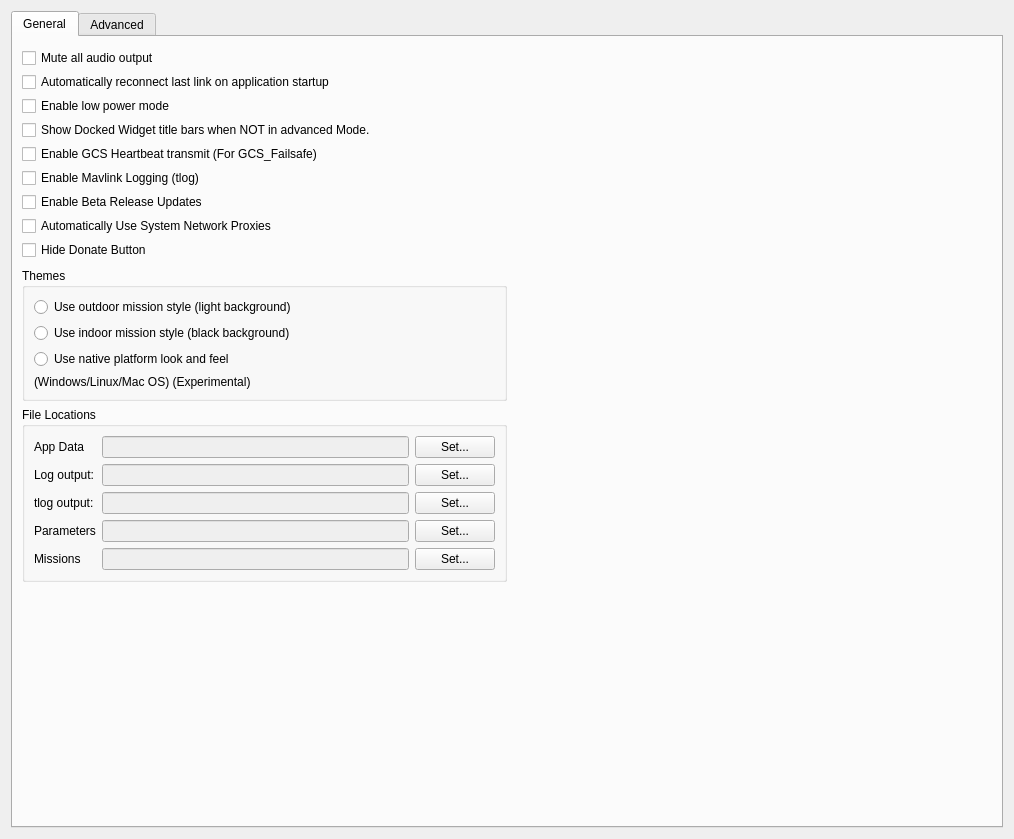
<?xml version="1.0" encoding="UTF-8"?>
<ui version="4.0">
 <class>QGCSettingsWidget</class>
 <widget class="QWidget" name="QGCSettingsWidget">
  <property name="geometry">
   <rect>
    <x>0</x>
    <y>0</y>
    <width>1014</width>
    <height>839</height>
   </rect>
  </property>
  <property name="windowTitle">
   <string>Dialog</string>
  </property>
  <layout class="QVBoxLayout" name="verticalLayout">
   <item>
    <widget class="QTabWidget" name="tabWidget">
     <property name="currentIndex">
      <number>0</number>
     </property>
     <widget class="QWidget" name="general">
      <attribute name="title">
       <string>General</string>
      </attribute>
      <attribute name="toolTip">
       <string>General Settings</string>
      </attribute>
      <layout class="QGridLayout" name="gridLayout_3">
       <item row="0" column="2">
        <spacer name="horizontalSpacer">
         <property name="orientation">
          <enum>Qt::Horizontal</enum>
         </property>
         <property name="sizeHint" stdset="0">
          <size>
           <width>40</width>
           <height>20</height>
          </size>
         </property>
        </spacer>
       </item>
       <item row="1" column="0">
        <widget class="QGroupBox" name="groupBox_2">
         <property name="title">
          <string>Themes</string>
         </property>
         <layout class="QVBoxLayout" name="verticalLayout_3">
          <item>
           <widget class="QRadioButton" name="outdoorStyle">
            <property name="text">
             <string>Use outdoor mission style (light background)</string>
            </property>
           </widget>
          </item>
          <item>
           <widget class="QRadioButton" name="indoorStyle">
            <property name="text">
             <string>Use indoor mission style (black background)</string>
            </property>
           </widget>
          </item>
          <item>
           <widget class="QRadioButton" name="nativeStyle">
            <property name="text">
             <string>Use native platform look and feel</string>
            </property>
            <property name="autoExclusive">
             <bool>true</bool>
            </property>
           </widget>
          </item>
          <item>
           <widget class="QLabel" name="label_5">
            <property name="text">
             <string>(Windows/Linux/Mac OS) (Experimental)</string>
            </property>
           </widget>
          </item>
         </layout>
        </widget>
       </item>
       <item row="2" column="0" rowspan="2">
        <widget class="QGroupBox" name="groupBox">
         <property name="title">
          <string>File Locations</string>
         </property>
         <layout class="QGridLayout" name="gridLayout">
          <item row="1" column="0">
           <widget class="QLabel" name="label">
            <property name="text">
             <string>Log output:</string>
            </property>
           </widget>
          </item>
          <item row="2" column="0">
           <widget class="QLabel" name="label_2">
            <property name="text">
             <string>tlog output:</string>
            </property>
           </widget>
          </item>
          <item row="0" column="0">
           <widget class="QLabel" name="label_3">
            <property name="text">
             <string>App Data</string>
            </property>
           </widget>
          </item>
          <item row="4" column="0">
           <widget class="QLabel" name="label_13">
            <property name="text">
             <string>Missions</string>
            </property>
           </widget>
          </item>
          <item row="0" column="1">
           <widget class="QLineEdit" name="appDataDirEdit">
            <property name="enabled">
             <bool>false</bool>
            </property>
           </widget>
          </item>
          <item row="1" column="1">
           <widget class="QLineEdit" name="logDirEdit">
            <property name="enabled">
             <bool>false</bool>
            </property>
           </widget>
          </item>
          <item row="3" column="2">
           <widget class="QPushButton" name="paramDirSetButton">
            <property name="text">
             <string>Set...</string>
            </property>
           </widget>
          </item>
          <item row="2" column="1">
           <widget class="QLineEdit" name="mavlinkLogDirEdit">
            <property name="enabled">
             <bool>false</bool>
            </property>
           </widget>
          </item>
          <item row="2" column="2">
           <widget class="QPushButton" name="mavlinkDirSetButton">
            <property name="text">
             <string>Set...</string>
            </property>
           </widget>
          </item>
          <item row="4" column="1">
           <widget class="QLineEdit" name="missionsDirEdit">
            <property name="enabled">
             <bool>false</bool>
            </property>
           </widget>
          </item>
          <item row="3" column="0">
           <widget class="QLabel" name="label_4">
            <property name="text">
             <string>Parameters</string>
            </property>
           </widget>
          </item>
          <item row="0" column="2">
           <widget class="QPushButton" name="appDirSetButton">
            <property name="text">
             <string>Set...</string>
            </property>
           </widget>
          </item>
          <item row="3" column="1">
           <widget class="QLineEdit" name="paramDirEdit">
            <property name="enabled">
             <bool>false</bool>
            </property>
           </widget>
          </item>
          <item row="1" column="2">
           <widget class="QPushButton" name="logDirSetButton">
            <property name="text">
             <string>Set...</string>
            </property>
           </widget>
          </item>
          <item row="4" column="2">
           <widget class="QPushButton" name="missionsSetButton">
            <property name="text">
             <string>Set...</string>
            </property>
           </widget>
          </item>
         </layout>
        </widget>
       </item>
       <item row="2" column="2">
        <spacer name="horizontalSpacer_3">
         <property name="orientation">
          <enum>Qt::Horizontal</enum>
         </property>
         <property name="sizeHint" stdset="0">
          <size>
           <width>40</width>
           <height>20</height>
          </size>
         </property>
        </spacer>
       </item>
       <item row="1" column="2">
        <spacer name="horizontalSpacer_2">
         <property name="orientation">
          <enum>Qt::Horizontal</enum>
         </property>
         <property name="sizeHint" stdset="0">
          <size>
           <width>40</width>
           <height>20</height>
          </size>
         </property>
        </spacer>
       </item>
       <item row="0" column="0">
        <layout class="QVBoxLayout" name="verticalLayout_2">
         <property name="spacing">
          <number>0</number>
         </property>
         <item>
          <widget class="QCheckBox" name="audioMuteCheckBox">
           <property name="minimumSize">
            <size>
             <width>0</width>
             <height>24</height>
            </size>
           </property>
           <property name="text">
            <string>Mute all audio output</string>
           </property>
           <property name="icon">
            <iconset resource="../../qgroundcontrol.qrc">
             <normaloff>:/files/images/status/audio-volume-muted.svg</normaloff>:/files/images/status/audio-volume-muted.svg</iconset>
           </property>
           <property name="iconSize">
            <size>
             <width>18</width>
             <height>16</height>
            </size>
           </property>
          </widget>
         </item>
         <item>
          <widget class="QCheckBox" name="reconnectCheckBox">
           <property name="minimumSize">
            <size>
             <width>0</width>
             <height>24</height>
            </size>
           </property>
           <property name="text">
            <string>Automatically reconnect last link on application startup</string>
           </property>
           <property name="icon">
            <iconset resource="../../qgroundcontrol.qrc">
             <normaloff>:/files/images/devices/network-wireless.svg</normaloff>:/files/images/devices/network-wireless.svg</iconset>
           </property>
           <property name="iconSize">
            <size>
             <width>18</width>
             <height>16</height>
            </size>
           </property>
          </widget>
         </item>
         <item>
          <widget class="QCheckBox" name="lowPowerCheckBox">
           <property name="minimumSize">
            <size>
             <width>0</width>
             <height>24</height>
            </size>
           </property>
           <property name="toolTip">
            <string>Lowers all update rates to save battery power</string>
           </property>
           <property name="text">
            <string>Enable low power mode</string>
           </property>
           <property name="iconSize">
            <size>
             <width>18</width>
             <height>16</height>
            </size>
           </property>
          </widget>
         </item>
         <item>
          <widget class="QCheckBox" name="titleBarCheckBox">
           <property name="minimumSize">
            <size>
             <width>0</width>
             <height>24</height>
            </size>
           </property>
           <property name="text">
            <string>Show Docked Widget title bars when NOT in advanced Mode.</string>
           </property>
           <property name="iconSize">
            <size>
             <width>18</width>
             <height>16</height>
            </size>
           </property>
           <property name="checked">
            <bool>false</bool>
           </property>
          </widget>
         </item>
         <item>
          <widget class="QCheckBox" name="heartbeatCheckBox">
           <property name="minimumSize">
            <size>
             <width>0</width>
             <height>24</height>
            </size>
           </property>
           <property name="text">
            <string>Enable GCS Heartbeat transmit (For GCS_Failsafe)</string>
           </property>
           <property name="iconSize">
            <size>
             <width>18</width>
             <height>16</height>
            </size>
           </property>
          </widget>
         </item>
         <item>
          <widget class="QCheckBox" name="mavlinkLoggingCheckBox">
           <property name="minimumSize">
            <size>
             <width>0</width>
             <height>24</height>
            </size>
           </property>
           <property name="text">
            <string>Enable Mavlink Logging (tlog)</string>
           </property>
           <property name="iconSize">
            <size>
             <width>18</width>
             <height>16</height>
            </size>
           </property>
          </widget>
         </item>
         <item>
          <widget class="QCheckBox" name="enableBetaReleaseCheckBox">
           <property name="minimumSize">
            <size>
             <width>0</width>
             <height>24</height>
            </size>
           </property>
           <property name="text">
            <string>Enable Beta Release Updates</string>
           </property>
           <property name="iconSize">
            <size>
             <width>18</width>
             <height>16</height>
            </size>
           </property>
          </widget>
         </item>
         <item>
          <widget class="QCheckBox" name="autoProxyCheckBox">
           <property name="minimumSize">
            <size>
             <width>0</width>
             <height>24</height>
            </size>
           </property>
           <property name="toolTip">
            <string>Use the system defined network proxies to download data from the Internet through a firewall.</string>
           </property>
           <property name="text">
            <string>Automatically Use System Network Proxies</string>
           </property>
           <property name="icon">
            <iconset resource="../../qgroundcontrol.qrc">
             <normaloff>:/files/images/devices/network-wireless.svg</normaloff>:/files/images/devices/network-wireless.svg</iconset>
           </property>
           <property name="iconSize">
            <size>
             <width>18</width>
             <height>16</height>
            </size>
           </property>
          </widget>
         </item>
         <item>
          <widget class="QCheckBox" name="hideDonateButtonCheckBox">
           <property name="minimumSize">
            <size>
             <width>0</width>
             <height>24</height>
            </size>
           </property>
           <property name="text">
            <string>Hide Donate Button</string>
           </property>
           <property name="iconSize">
            <size>
             <width>18</width>
             <height>16</height>
            </size>
           </property>
           <property name="shortcut">
            <string>Esc</string>
           </property>
          </widget>
         </item>
        </layout>
       </item>
       <item row="4" column="0">
        <spacer name="verticalSpacer_2">
         <property name="orientation">
          <enum>Qt::Vertical</enum>
         </property>
         <property name="sizeHint" stdset="0">
          <size>
           <width>20</width>
           <height>40</height>
          </size>
         </property>
        </spacer>
       </item>
       <item row="4" column="2">
        <spacer name="verticalSpacer">
         <property name="orientation">
          <enum>Qt::Vertical</enum>
         </property>
         <property name="sizeHint" stdset="0">
          <size>
           <width>20</width>
           <height>40</height>
          </size>
         </property>
        </spacer>
       </item>
      </layout>
      <zorder>groupBox</zorder>
      <zorder>groupBox_2</zorder>
     </widget>
     <widget class="QWidget" name="advanced">
      <attribute name="title">
       <string>Advanced</string>
      </attribute>
      <widget class="QGroupBox" name="groupBox_3">
       <property name="geometry">
        <rect>
         <x>10</x>
         <y>120</y>
         <width>501</width>
         <height>161</height>
        </rect>
       </property>
       <property name="title">
        <string>Telemetry Rates (Hz)</string>
       </property>
       <layout class="QHBoxLayout" name="horizontalLayout">
        <item>
         <layout class="QGridLayout" name="gridLayout_2">
          <item row="2" column="1">
           <widget class="QLineEdit" name="extStatusLineEdit"/>
          </item>
          <item row="1" column="2">
           <widget class="QLabel" name="label_10">
            <property name="text">
             <string>Sensor</string>
            </property>
           </widget>
          </item>
          <item row="2" column="0">
           <widget class="QLabel" name="label_8">
            <property name="text">
             <string>Status/Mode</string>
            </property>
           </widget>
          </item>
          <item row="1" column="3">
           <widget class="QLineEdit" name="rawSensorLineEdit"/>
          </item>
          <item row="1" column="1">
           <widget class="QLineEdit" name="positionLineEdit"/>
          </item>
          <item row="0" column="3">
           <widget class="QLineEdit" name="rcChannelDataLineEdit"/>
          </item>
          <item row="1" column="0">
           <widget class="QLabel" name="label_7">
            <property name="text">
             <string>Position</string>
            </property>
           </widget>
          </item>
          <item row="0" column="2">
           <widget class="QLabel" name="label_9">
            <property name="text">
             <string>RC</string>
            </property>
           </widget>
          </item>
          <item row="0" column="0">
           <widget class="QLabel" name="label_6">
            <property name="text">
             <string>Attitude (Extra1)</string>
            </property>
           </widget>
          </item>
          <item row="0" column="1">
           <widget class="QLineEdit" name="extra1LineEdit"/>
          </item>
          <item row="3" column="0">
           <widget class="QLabel" name="label_11">
            <property name="text">
             <string>Extra 2</string>
            </property>
           </widget>
          </item>
          <item row="3" column="1">
           <widget class="QLineEdit" name="extra2LineEdit"/>
          </item>
          <item row="2" column="2">
           <widget class="QLabel" name="label_12">
            <property name="text">
             <string>Extra 3</string>
            </property>
           </widget>
          </item>
          <item row="2" column="3">
           <widget class="QLineEdit" name="extra3LineEdit"/>
          </item>
         </layout>
        </item>
       </layout>
      </widget>
      <widget class="QLabel" name="label_14">
       <property name="geometry">
        <rect>
         <x>10</x>
         <y>70</y>
         <width>170</width>
         <height>25</height>
        </rect>
       </property>
       <property name="font">
        <font>
         <pointsize>8</pointsize>
        </font>
       </property>
       <property name="text">
        <string>Mavlink ID of Apm Planner</string>
       </property>
      </widget>
      <widget class="QSpinBox" name="MavlinkspinBox">
       <property name="geometry">
        <rect>
         <x>160</x>
         <y>70</y>
         <width>100</width>
         <height>25</height>
        </rect>
       </property>
       <property name="toolTip">
        <string>&lt;html&gt;&lt;head/&gt;&lt;body&gt;&lt;p&gt;Mavlink ID used by APM-Planner when communicating with the UAS. Normally there is no need to change the default.&lt;/p&gt;&lt;/body&gt;&lt;/html&gt;</string>
       </property>
       <property name="minimum">
        <number>1</number>
       </property>
       <property name="maximum">
        <number>255</number>
       </property>
       <property name="value">
        <number>252</number>
       </property>
      </widget>
      <widget class="QLabel" name="label_29">
       <property name="geometry">
        <rect>
         <x>10</x>
         <y>20</y>
         <width>511</width>
         <height>31</height>
        </rect>
       </property>
       <property name="text">
        <string>&lt;html&gt;&lt;head/&gt;&lt;body&gt;&lt;p&gt;&lt;span style=&quot; font-weight:600;&quot;&gt;After changing the settings on this page you have to restart APM Planner&lt;/span&gt;&lt;/p&gt;&lt;/body&gt;&lt;/html&gt;</string>
       </property>
      </widget>
      <widget class="QLabel" name="label_15">
       <property name="geometry">
        <rect>
         <x>340</x>
         <y>60</y>
         <width>180</width>
         <height>50</height>
        </rect>
       </property>
       <property name="font">
        <font>
         <pointsize>8</pointsize>
        </font>
       </property>
       <property name="text">
        <string>&lt;html&gt;&lt;head/&gt;&lt;body&gt;Mavlink component ID&lt;br/&gt;when uploading waypoints&lt;/body&gt;&lt;/html&gt;</string>
       </property>
      </widget>
      <widget class="QSpinBox" name="ComponentspinBox">
       <property name="geometry">
        <rect>
         <x>500</x>
         <y>70</y>
         <width>100</width>
         <height>25</height>
        </rect>
       </property>
       <property name="toolTip">
        <string>&lt;html&gt;&lt;head/&gt;&lt;body&gt;&lt;p&gt;Component ID used by APM-Planner when uploading waypoints to a UAS. Normally there is no need to change the default.&lt;/p&gt;&lt;/body&gt;&lt;/html&gt;</string>
       </property>
       <property name="minimum">
        <number>1</number>
       </property>
       <property name="maximum">
        <number>255</number>
       </property>
       <property name="value">
        <number>190</number>
       </property>
      </widget>
     </widget>
    </widget>
   </item>
  </layout>
 </widget>
 <resources>
  <include location="../../qgroundcontrol.qrc"/>
 </resources>
 <connections/>
</ui>
